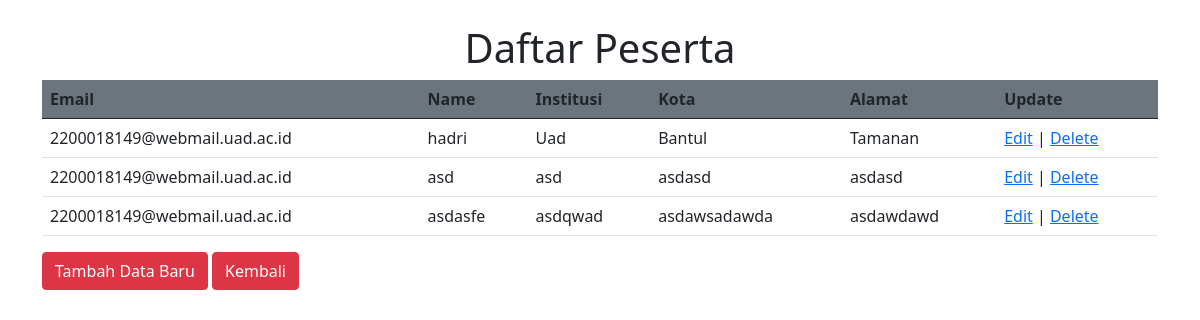
Screenshot of /daftarPeserta.php with the database file from the repository.
### tables this page shows
CREATE TABLE `registration` (
  `id` int(11) NOT NULL,
  `email` varchar(50) NOT NULL,
  `nama` varchar(50) NOT NULL,
  `institusi` varchar(50) NOT NULL,
  `country` varchar(50) NOT NULL,
  `addres` varchar(100) NOT NULL,
  `is_deleted` enum('0','1') NOT NULL
);

### daftarPeserta.php (the view, shortened to what this page needs)
<?php
include_once("koneksi.php");
$result = mysqli_query($con, "select * from registration where is_deleted='0'");
?>
<html>
<head>
</head>
<link href="https://cdn.jsdelivr.net/npm/bootstrap@5.0.2/dist/css/bootstrap.min.css" rel="stylesheet">
<body>
    <div class="container my-4">
        <h1 class="text-center">Daftar Peserta</h1>
        <table class="table table-hover">
            <thead class="bg-secondary">
                <tr>
                    <th>Email</th>
                    <th>Name</th>
                    <th>Institusi</th>
                    <th>Kota</th>
                    <th>Alamat</th>
                    <th>Update</th>
                </tr>
            </thead>
            <?php
            while ($user_data = mysqli_fetch_array($result)) {
                echo "<tr>";
                echo "<td>" . $user_data['email'] . "</td>";
                echo "<td>" . $user_data['nama'] . "</td>";
                echo "<td>" . $user_data['institusi'] . "</td>";
                echo "<td>" . $user_data['country'] . "</td>";
                echo "<td>" . $user_data['addres'] . "</td>";
                echo "<td><a href='edit.php?id=$user_data[id]'>Edit</a> | <a href='delete.php?id=
                $user_data[id]'>Delete</a></td></tr>";
            }
            ?>
        </table>
        <a href="tambah.php" class="btn btn-danger">Tambah Data Baru</a>
        <a href="logout.php" class="btn btn-danger">Kembali</a><br /><br />
    </div>
</body>
</html>

### rows the page displays
registration: email "2200018149@webmail.uad.ac.id", nama "hadri", institusi "Uad", country "Bantul", addres "Tamanan"
registration: email "2200018149@webmail.uad.ac.id", nama "asd", institusi "asd", country "asdasd", addres "asdasd"
registration: email "2200018149@webmail.uad.ac.id", nama "asdasfe", institusi "asdqwad", country "asdawsadawda", addres "asdawdawd"
